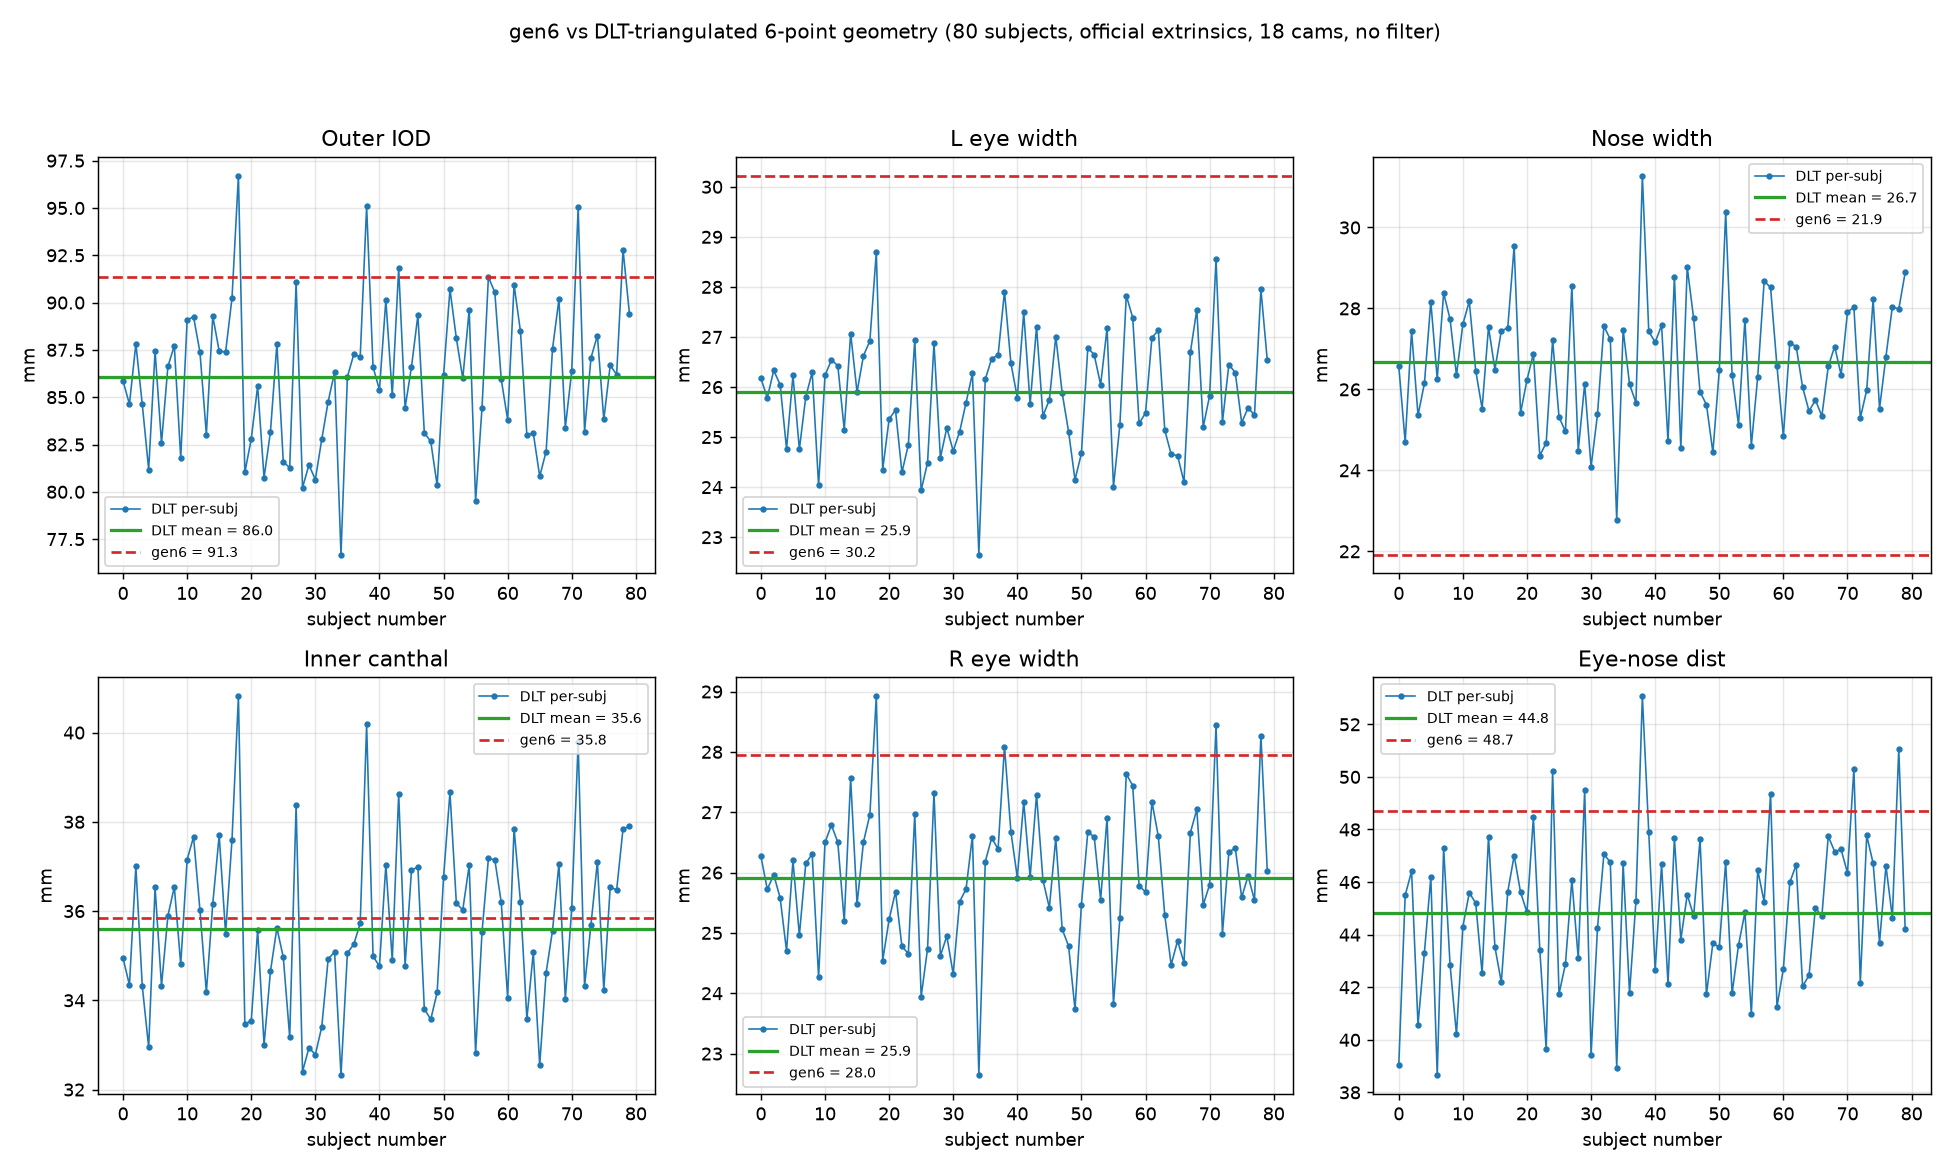

Recreate this plot in Python.
"""gen6 vs DLT 三角化真值的 6 点几何对比（2026-08-29，官方外参版）

以"每帧严格 DLT 三角化"的 6 点 3D 为真值代理，直接与静态 gen6 模型比几何
（gen6 列为其自身距离常数，无需 PnP；gen6+PnP 的输出是 gen6 的刚体摆放，
距离与静态模型完全相同）：
  距离类指标（逐帧计算、逐被试取中位）：
    外眼距 IOD（眼外角间距）｜内眼距（眼内角间距）｜左/右眼宽｜鼻宽（两鼻点距）
    ｜眼心—鼻心距（4 眼角均值到 2 鼻点均值的距离）

三角化配方与 new-dataset-preprocess/calculate_gaze_direction.py 一致：
官方 cam_rotation/cam_translation 原样构造 P=[R|t]（X_cam = R·X_world + t，
无任何自标），特征点用存储的翻转（正立）坐标系 h5，全部 18 台相机参与逐点 DLT；
同时记录各相机重投影残差（px）以透明化外参一致性。120 帧采样，逐帧评估。

输出: 本目录 {gen6_vs_dlt.csv, gen6_vs_dlt.png, gen6_vs_dlt.md}
用法（仓库根目录）: .../gen6_vs_dlt.py [-j 14]
"""
import os

os.environ.setdefault('OMP_NUM_THREADS', '1')
os.environ.setdefault('OPENBLAS_NUM_THREADS', '1')

import sys
import argparse
from pathlib import Path
from multiprocessing import Pool

import cv2
import h5py
import numpy as np

HERE = Path(__file__).resolve().parent
PROJECT_ROOT = HERE.parents[5]
sys.path.insert(0, str(HERE.parents[2]))
sys.path.insert(0, str(PROJECT_ROOT))

import face_model_core as core                           # noqa: E402
from utils.logger import get_logger                      # noqa: E402

log = get_logger('preprocess.specific_face_model.xgaze.gen6_vs_dlt')

LM_DIR = '/media/yanglinxuan/ylx/xgaze_insightface_224'
CALIB_DIR = '/media/yanglinxuan/Expansion/xgaze_raw/calibration/cam_calibration'
METRICS_DIR = HERE                                    # md/png → 本目录
CAM_USE = list(range(18))
IDX6 = core.IDX6
LBL6 = ['eye_out_L', 'eye_in_L', 'eye_in_R', 'eye_out_R', 'nose_L', 'nose_R']
GEN6 = None
KS = DISTS = None
ROT = TR = None

GEN6_REF = None      # gen6 距离指标（worker 初始化后填充）


def init_worker():
    global GEN6, KS, DISTS, GEN6_REF
    GEN6 = np.loadtxt(PROJECT_ROOT / 'preprocess/zhang2015-insightface/face_model_xgaze.txt')[
        [20, 23, 26, 29, 15, 19], :]
    global ROT, TR
    KS, DISTS, ROT, TR = {}, {}, {}, {}
    for c in CAM_USE:
        fs = cv2.FileStorage(str(Path(CALIB_DIR) / f'cam{c:02d}.xml'),
                             cv2.FILE_STORAGE_READ)
        KS[c] = fs.getNode('Camera_Matrix').mat()
        DISTS[c] = fs.getNode('Distortion_Coefficients').mat()
        ROT[c] = fs.getNode('cam_rotation').mat()
        TR[c] = fs.getNode('cam_translation').mat().reshape(3, 1)
        fs.release()
    g = GEN6
    GEN6_REF = {
        '外眼距IOD': np.linalg.norm(g[0] - g[3]),
        '内眼距': np.linalg.norm(g[1] - g[2]),
        '左眼宽': np.linalg.norm(g[0] - g[1]),
        '右眼宽': np.linalg.norm(g[2] - g[3]),
        '鼻宽': np.linalg.norm(g[4] - g[5]),
        '眼心鼻心距': np.linalg.norm(g[:4].mean(0) - g[4:].mean(0)),
    }


def process_subject(sid):
    subject = f'subject{sid:04d}'
    idx6_rows = [core.RIGID.index(i) for i in IDX6]
    with h5py.File(Path(LM_DIR) / f'{subject}.h5', 'r') as f:
        fr_all = f['frame_index'][:].ravel()
        cam_all = f['cam_index'][:].ravel()
        lm_all = f['facial_landmarks_2d'][:]

    frames_universe = sorted(set(fr_all.tolist()))
    sel = np.array(frames_universe)[np.linspace(
        0, len(frames_universe) - 1, min(120, len(frames_universe))).astype(int)]
    all_frames = sorted(sel.tolist())

    # 官方外参 DLT（与 new-dataset-preprocess 配方一致）：P=[R|t]，全部 18 台
    per_frame = {k: [] for k in GEN6_REF}
    res_px = []
    for f in all_frames:
        views = []
        for c in CAM_USE:
            m = np.where((cam_all == c) & (fr_all == f))[0]
            if len(m) == 0:
                continue
            lm_px = lm_all[m[0]][IDX6].astype(np.float64)
            lm_n = cv2.undistortPoints(
                lm_px.reshape(-1, 1, 2), KS[c], DISTS[c]).reshape(-1, 2)
            views.append((c, lm_n, lm_px))
        if len(views) < 6:
            continue
        lm = np.stack([v[1] for v in views])
        pv = np.stack([np.concatenate([
            cv2.Rodrigues(ROT[c])[0].ravel(), TR[c].ravel()]) for c, _, _ in views])
        X = core.triangulate(lm, pv, n_points=6)          # (6,3) 官方世界系
        for c, _, lm_px in views:
            pr, _ = cv2.projectPoints(X.reshape(-1, 1, 3),
                                      cv2.Rodrigues(ROT[c])[0], TR[c], KS[c], DISTS[c])
            res_px.append(np.linalg.norm(pr.reshape(6, 2) - lm_px, axis=1).mean())

        per_frame['外眼距IOD'].append(np.linalg.norm(X[0] - X[3]))
        per_frame['内眼距'].append(np.linalg.norm(X[1] - X[2]))
        per_frame['左眼宽'].append(np.linalg.norm(X[0] - X[1]))
        per_frame['右眼宽'].append(np.linalg.norm(X[2] - X[3]))
        per_frame['鼻宽'].append(np.linalg.norm(X[4] - X[5]))
        per_frame['眼心鼻心距'].append(np.linalg.norm(X[:4].mean(0) - X[4:].mean(0)))

    row = {'subject': subject}
    for k, v in per_frame.items():
        row[k] = float(np.median(v)) if v else float('nan')
    row['res_px'] = float(np.median(res_px)) if res_px else float('nan')
    return row


def main():
    parser = argparse.ArgumentParser(description='gen6 vs DLT 三角化真值几何对比')
    parser.add_argument('-j', '--jobs', type=int, default=14)
    args = parser.parse_args()

    init_worker()                          # 主进程也需要 GEN6_REF（聚合/绘图用）
    sids = sorted(int(p.stem.replace('subject', '')) for p in Path(LM_DIR).glob('subject*.h5'))
    log.info(f'gen6 vs DLT: {len(sids)} 被试 × 前 10 台相机 × test 帧 DLT')
    with Pool(args.jobs, initializer=init_worker) as pool:
        rows = list(pool.imap_unordered(process_subject, sids))
    rows.sort(key=lambda r: r['subject'])
    log.info('完成; 官方外参 DLT 重投影残差 中位 {:.1f}px, p90 {:.1f}px'.format(
        np.median([r['res_px'] for r in rows]),
        np.percentile([r['res_px'] for r in rows], 90)))

    METRICS_DIR.mkdir(parents=True, exist_ok=True)
    for k in GEN6_REF:                     # 汇总进日志（不落 md）
        v = np.array([r[k] for r in rows])
        g = GEN6_REF[k]
        log.info('{}: gen6 {:.1f} | DLT {:.1f}±{:.1f} 中位 {:.1f} [{:.1f}~{:.1f}] 差中位 {:+.1f}'.format(
            k, g, v.mean(), v.std(), np.median(v), v.min(), v.max(),
            float(np.median(v - g))))

    # 折线图：三列分组——外/内眼距 ｜ 左右眼宽 ｜ 鼻宽+眼心鼻心距
    import matplotlib
    matplotlib.use('Agg')
    import matplotlib.pyplot as plt
    EN = {'外眼距IOD': 'Outer IOD', '内眼距': 'Inner canthal',
          '左眼宽': 'L eye width', '右眼宽': 'R eye width',
          '鼻宽': 'Nose width', '眼心鼻心距': 'Eye-nose dist'}
    # 六子图按列分组：第1列 外/内眼距，第2列 左/右眼宽，第3列 鼻宽/眼心鼻心距
    order = ['外眼距IOD', '左眼宽', '鼻宽', '内眼距', '右眼宽', '眼心鼻心距']
    xs = np.arange(len(rows))
    fig, axes = plt.subplots(2, 3, figsize=(15, 9))
    for ax, k in zip(axes.ravel(), order):
        v = np.array([r[k] for r in rows])
        ax.plot(xs, v, '-o', ms=2.5, lw=0.9, color='tab:blue',
                label='DLT per-subj')
        ax.axhline(v.mean(), color='tab:green', lw=1.8,
                   label=f'DLT mean = {v.mean():.1f}')
        ax.axhline(GEN6_REF[k], color='tab:red', ls='--', lw=1.5,
                   label=f'gen6 = {GEN6_REF[k]:.1f}')
        ax.set_title(EN[k])
        ax.set_xlabel('subject number')
        ax.set_ylabel('mm')
        ax.grid(alpha=0.3)
        ax.legend(fontsize=8, loc='best')
    fig.suptitle('gen6 vs DLT-triangulated 6-point geometry (80 subjects, official extrinsics, '
                 '18 cams, no filter)', fontsize=11)
    fig.tight_layout(rect=(0, 0, 1, 0.94))
    fig.savefig(METRICS_DIR / 'gen6_vs_dlt.png', dpi=130)
    log.info(f"输出 {METRICS_DIR / 'gen6_vs_dlt.png'}")


if __name__ == '__main__':
    main()
